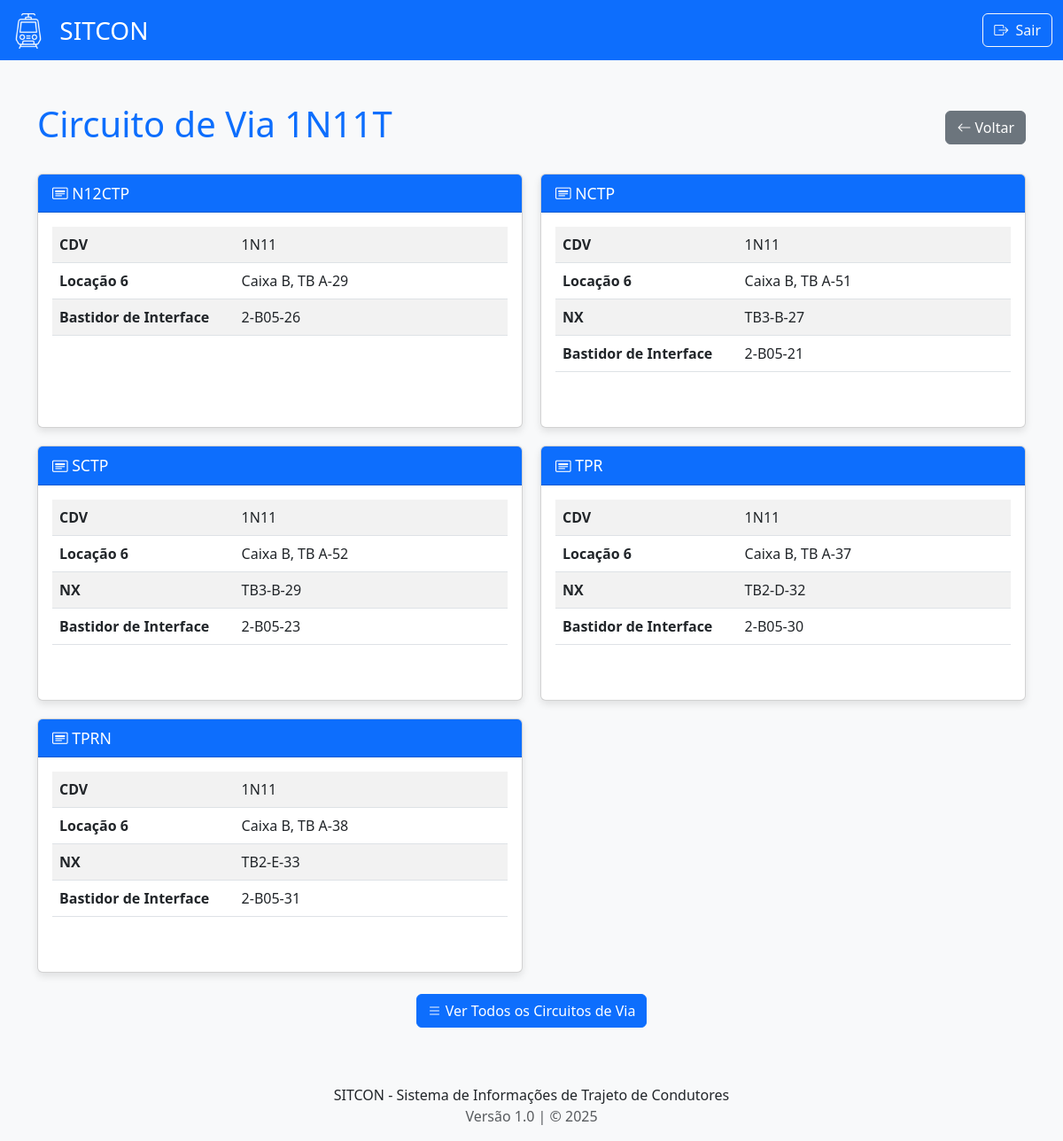
/cdv/1N11 (signed in), run on the app's committed database.
### models.py (models this page shows, shortened)
class CDV(db.Model):
    __tablename__ = 'cdv'
    idcdv = db.Column(db.String(5), primary_key=True)
    tipo = db.Column(db.String(6), primary_key=True)
    L1 = db.Column(db.String(8), nullable=True)
    L2 = db.Column(db.String(8), nullable=True)
    L3 = db.Column(db.String(8), nullable=True)
    L4 = db.Column(db.String(8), nullable=True)
    L5 = db.Column(db.String(8), nullable=True)
    L6 = db.Column(db.String(8), nullable=True)
    L7 = db.Column(db.String(8), nullable=True)
    L8 = db.Column(db.String(8), nullable=True)
    L9 = db.Column(db.String(8), nullable=True)
    L10 = db.Column(db.String(8), nullable=True)
    tower = db.Column(db.String(8), nullable=True)
    interface = db.Column(db.String(8), nullable=True)
    L14 = db.Column(db.String(8), nullable=True)
    L15 = db.Column(db.String(8), nullable=True)
    L16 = db.Column(db.String(8), nullable=True)
    L18 = db.Column(db.String(8), nullable=True)
    L17 = db.Column(db.String(8), nullable=True)
    L20 = db.Column(db.String(8), nullable=True)
    L21 = db.Column(db.String(8), nullable=True)
    L22 = db.Column(db.String(8), nullable=True)
    L23 = db.Column(db.String(8), nullable=True)

### app.py (the view)
@app.route('/cdv/<cdv_id>')
@login_required
def cdv_detail(cdv_id):
    registros = CDV.query.filter_by(idcdv=cdv_id).all()
    if not registros:
        flash(f'CDV {cdv_id} não encontrado', 'warning')
        return redirect(url_for('cdv'))
    dados = formatar_registros(registros, CDV)
    return render_template('cdv_detail.html',
                         cdv_id=cdv_id,
                         registros=dados)

### app.py (called while the page is built)
def formatar_valor_locacao(valor):
    if not isinstance(valor, str) or '-' not in valor:
        return valor
    partes = valor.split('-')
    if len(partes) >= 3:
        caixa = f"Caixa {partes[0]}"
        tb = f"TB {partes[1]}-{partes[2]}"
        return f"{caixa}, {tb}"
    elif len(partes) == 2:
        caixa = f"Caixa {partes[0]}"
        tb = f"TB {partes[1]}"
        return f"{caixa}, {tb}"
    else:
        return valor

def formatar_registros(registros, model_class):
    dados_formatados = []
    if not registros:
        return dados_formatados
    for registro in registros:
        campos_registro = {}
        for coluna in model_class.__table__.columns:
            nome_original = coluna.name
            nome_amigavel = TRADUCOES_GERAIS.get(nome_original, nome_original)
            valor = getattr(registro, nome_original)
            if nome_original.startswith('L') and nome_original[1:].isdigit():
                valor = formatar_valor_locacao(valor)
            if valor not in [None, '']:
                campos_registro[nome_amigavel] = valor
        dados_formatados.append(campos_registro)
    return dados_formatados

def login_required(f):
    @wraps(f)
    def decorated_function(*args, **kwargs):
        if not session.get('logado'):
            flash('Acesso não autorizado. Por favor, faça login.', 'warning')
            return redirect(url_for('login'))
        return f(*args, **kwargs)
    return decorated_function

### templates/cdv_detail.html (shortened to what this page needs)
{% extends "base.html" %}
{% block content %}
<div class="d-flex justify-content-between align-items-center mb-4">
  <h1 class="text-primary">Circuito de Via {{ cdv_id }}T</h1>
  <a href="{{ url_for('cdv') }}" class="btn btn-secondary">
    <i class="bi bi-arrow-left"></i> Voltar
  </a>
</div>
<div class="registro-grid">
  {% for registro in registros %}
  <div class="card">
    <div class="card-header bg-primary text-white">
      <i class="bi bi-card-heading"></i>
      {{ registro.pop('Tipo', 'Configuração ' + loop.index|string) }}
    </div>
    <div class="card-body">
      <div class="table-responsive">
        <table class="table table-striped">
          <tbody>
            {% if registro %}
              {% for nome, valor in registro.items() %}
                {% if nome != 'tipo' %}
                <tr>
                  <td width="40%"><strong>{{ nome }}</strong></td>
                  <td>{{ valor }}</td>
                </tr>
                {% endif %}
              {% endfor %}
            {% else %}
              <tr>
                <td colspan="2" class="text-center">Nenhum dado disponível</td>
              </tr>
            {% endif %}
          </tbody>
        </table>
      </div>
    </div>
  </div>
  {% endfor %}
</div>
<div class="text-center mt-4">
  <a href="{{ url_for('cdv') }}" class="btn btn-primary">
    <i class="bi bi-list"></i> Ver Todos os Circuitos de Via
  </a>
</div>
{% endblock %}

### static/css/style.css (style rules this page uses)
html, body { height: 100%; }
body { display: flex; flex-direction: column; }
body { background-image: url('../images/fundo.png'); background-size: cover; background-position: center center; background-attachment: fixed; background-color: #f8f9fa; }
.card-header { font-size: 1.1rem; }
.card { box-shadow: 0 4px 8px rgba(0, 0, 0, 0.1); height: 100%; margin-bottom: 30px; }
.table-responsive { max-height: 300px; overflow-y: auto; }
.registro-grid { display: grid; grid-template-columns: repeat(2, 1fr); gap: 20px; }

### data on the page
CDV: pop "N12CTP", nome "CDV", idcdv "1N11", registro "Locação 6", registro "Caixa B, TB A-29", nome "Bastidor de Interface", interface "2-B05-26"
CDV: pop "NCTP", nome "CDV", idcdv "1N11", registro "Locação 6", registro "Caixa B, TB A-51", nome "NX", tower "TB3-B-27", nome "Bastidor de Interface", interface "2-B05-21"
CDV: pop "SCTP", nome "CDV", idcdv "1N11", registro "Locação 6", registro "Caixa B, TB A-52", nome "NX", tower "TB3-B-29", nome "Bastidor de Interface", interface "2-B05-23"
CDV: pop "TPR", nome "CDV", idcdv "1N11", registro "Locação 6", registro "Caixa B, TB A-37", nome "NX", tower "TB2-D-32", nome "Bastidor de Interface", interface "2-B05-30"
CDV: pop "TPRN", nome "CDV", idcdv "1N11", registro "Locação 6", registro "Caixa B, TB A-38", nome "NX", tower "TB2-E-33", nome "Bastidor de Interface", interface "2-B05-31"

### other printed values
{{ cdv_id }} "1N11"
